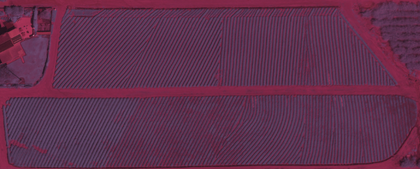
%> input picture Flower_RNIR.png, 420 x 169 px, shrunk from 645 x 259 before the run
$ octave Test_Script.m   (GNU Octave 9; MATLAB toolbox functions it lacks are replaced by stand-ins)
%> lines starting %> are read from the running program, lines starting %| are printed output that depends on the picture
%% Test Script to experiment with image processing

%Color Index Scaling
NDVIColor = [0, 0, 0;
        0.02, 0, 0;
        0.04, 0, 0;
        0.06, 0, 0;
        0.08, 0, 0;
        0.10, 0, 0;
        0.12, 0, 0;
        0.14, 0, 0;
        0.16, 0, 0;
        0.8, .1, .1;
        0.90, .1, .1;
        1, 0, 0;
        1, .5, 0;
        1, 1, 0;
        0.4, 1, 0;
        0, .8, .2;
        0, .5, .07];

%% Image Reading
RNIR = imread('Flower_RNIR.png');
%> RNIR is the input picture: size 169x420x3 uint8; mean R, G, B 95.6, 48, 77.2
RGB = imread('Flower_RGB.png');
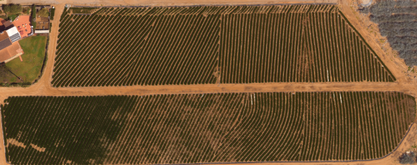
%> input picture Flower_RGB.png, 417 x 165 px, shrunk from 641 x 254 before the run
%> RGB is the input picture: size 165x417x3 uint8; mean R, G, B 104.3, 78.4, 46.9

%% File Copying
test = RNIR;
test3 = zeros(size(RNIR,1), size(RNIR,2)); %Grayscale matrix image (NO RGB)

%%Main Loop for IR Processing
for i = 1:size(test,1)
    for j = 1:size(test,2)
        %Creates doubles to store each pixel's composition
        R = double(test(i,j,1));
        G = double(test(i,j,2));
        B = double(test(i,j,3));

        %Determine Luminosity with Luminosity Calc
        NIRIntensity = .2126 * R + .7152 * G + .0722 * B;
        %NIRIntensity = .333 * R + .333 * G + .333 * B;

        %NDVI Calculation and Scaling
        NDVI = (NIRIntensity - R)/(NIRIntensity + R);
        NDVIScaled = 255*((NDVI + 1)/2); %Scaled to 0-255 for uint8

        %Write to new image
        test(i,j,1) = uint8(NDVIScaled);
        test(i,j,2) = uint8(NDVIScaled);
        test(i,j,3) = uint8(NDVIScaled);

        %Black out useless values like soil and buildings
        if NDVI <= -.15
            test3(i,j) = (NDVI + 1) * 1;
        else
            test3(i,j) = (NDVI + 1) * 1;
        end
    end
end
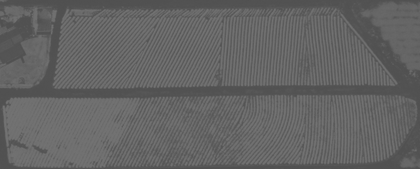
%> test: size 169x420x3 uint8; min 79, max 117, mean 99.3
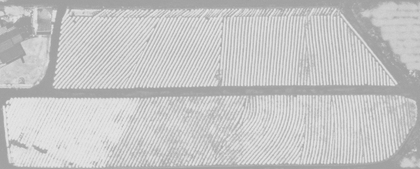
%> test3: size 169x420 double; min 0.623, max 0.918, mean 0.778

%Display Images for Comparison
figure
subplot(3,1,1)
imshow(RGB)
title('Original RGB')
subplot(3,1,2)
imshow(RNIR)
title('NIR + IR Composite')
subplot(3,1,3)
imshow(test3)
title('NDVI Sample')
colormap(NDVIColor)
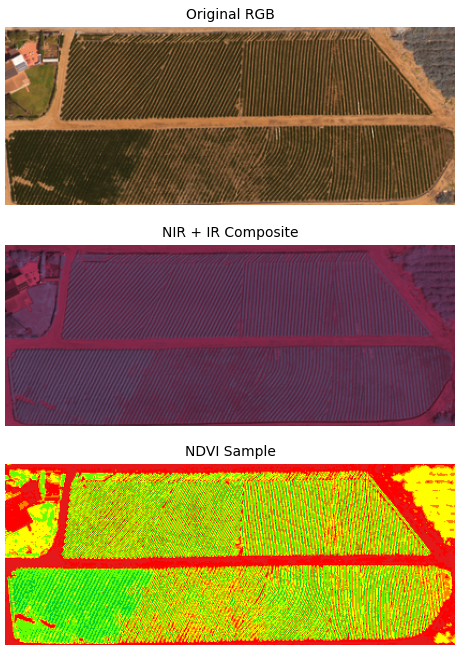
%> figure redrawn from the program's plot data, 3 panels

%% Part 2: VARI Testing

%% File Copying
test = RGB;
test4 = zeros(size(RGB,1), size(RGB,2)); %Grayscale matrix image (NO RGB)

for i = 1:size(test,1)
    for j = 1:size(test,2)
        %Creates doubles to store each pixel's composition
        R = double(test(i,j,1));
        G = double(test(i,j,2));
        B = double(test(i,j,3));

        %VARI Calculation and Scaling
        VARI = (G - R)/(G + R - B);
        VARIScaled = 255*((NDVI + 1)/2); %Scaled to 0-255 for uint8

        %Write to new image
        test(i,j,1) = uint8(VARIScaled);
        test(i,j,2) = uint8(VARIScaled);
        test(i,j,3) = uint8(VARIScaled);

        %Black out useless values like soil and buildings
        if VARI <= -1
            test4(i,j) = (VARI + 1) * 1;
        else
            test4(i,j) = (VARI + 1) * 1;
        end
    end
end
%> test: size 165x417x3 uint8; every value is 82
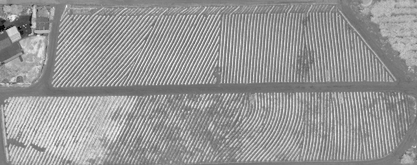
%> test4: size 165x417 double; min 0.444, max 1.1, mean 0.834; drawn with min black and max white

%max(test4)
min(test4);
%Display Images for Comparison
figure
subplot(2,1,1)
imshow(RGB)
title('Original RGB')
subplot(2,1,2)
imshow(test4)
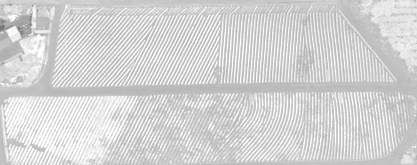
%> displayed picture: size 165x417, on the screen's scale of 0 to 255; min 113, max 255, mean 212.3
title('VARI Sample')
colormap(NDVIColor);


% [10 lines of commented-out code are left out]

figure
subplot(2,1,1)
imshow(test3)
title('NDVI Sample')
colormap(NDVIColor);
subplot(2,1,2)
imshow(test4)
title('VARI Sample')
colormap(NDVIColor);
